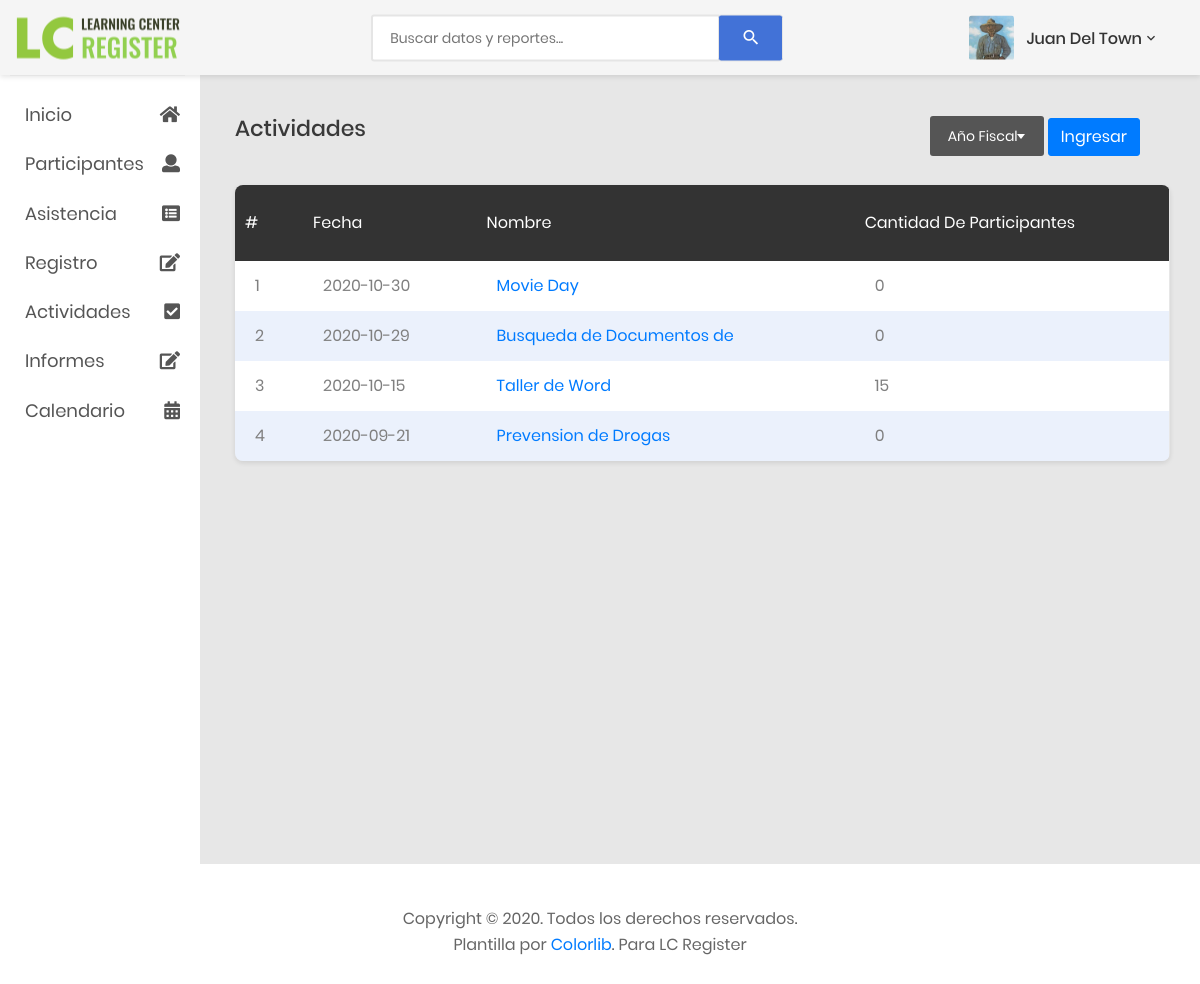
Screenshot of /listaActividades.php?fiscalYear=1 with the database file from the repository.
### tables this page shows
CREATE TABLE `actividades` (
  `actividadID` int(11) NOT NULL,
  `nombre` varchar(25) NOT NULL,
  `recurso` varchar(35) NOT NULL,
  `lugar` varchar(35) NOT NULL,
  `fecha` date NOT NULL,
  `hora` varchar(20) NOT NULL,
  `proposito` text NOT NULL,
  `participantes` int(11) NOT NULL,
  `tipo` int(11) NOT NULL,
  `promocion` text NOT NULL,
  `fotos` int(11) NOT NULL,
  `fiscalYear` int(11) NOT NULL
);

### listaActividades.php (the view, shortened to what this page needs)
<?php
    include './includes/connection.php';
    $validacion = false;
    if(!empty($_REQUEST['fiscalYear']))
    {
        $fiscalYear = $_REQUEST['fiscalYear'];
        $query = mysqli_query($connection, "SELECT fecha, nombre, participantes, actividadID FROM actividades WHERE fiscalYear = $fiscalYear ORDER BY fecha DESC");
        $result = mysqli_num_rows($query);
        if($result>0)
            $validacion = true;
    }
?>
<!DOCTYPE html>
<html lang="en">
<head>
    <link href="css/font-face.css" rel="stylesheet" media="all">
    <link href="vendor/font-awesome-5/css/fontawesome-all.min.css" rel="stylesheet" media="all">
    <link href="vendor/font-awesome-4.7/css/font-awesome.min.css" rel="stylesheet" media="all">
    <link href="vendor/mdi-font/css/material-design-iconic-font.min.css" rel="stylesheet" media="all">
    <link href="vendor/bootstrap-4.1/bootstrap.min.css" rel="stylesheet" media="all">
    <link href="vendor/animsition/animsition.min.css" rel="stylesheet" media="all">
    <link href="vendor/bootstrap-progressbar/bootstrap-progressbar-3.3.4.min.css" rel="stylesheet" media="all">
    <link href="vendor/wow/animate.css" rel="stylesheet" media="all">
    <link href="vendor/css-hamburgers/hamburgers.min.css" rel="stylesheet" media="all">
    <link href="vendor/slick/slick.css" rel="stylesheet" media="all">
    <link href="vendor/select2/select2.min.css" rel="stylesheet" media="all">
    <link href="vendor/perfect-scrollbar/perfect-scrollbar.css" rel="stylesheet" media="all">
    <link href="css/theme.css" rel="stylesheet" media="all">
</head>
<body class="animsition">
    <div class="page-wrapper">
        <?php
            include './includes/menuSideBar.php';
        ?>
        <div class="page-container">
            <?php
                include './includes/header.php';
            ?>
            <div class="main-content">
                <div class="section__content section__content--p30">
                <div class="table-data__tool">
                    <div class="table-data__tool-left">
                        <h3 class="title-5">Actividades</h3>
                    </div>
                    <div class="table-data__tool-right">
                    <form action="" method="post">
                        <div class="rs-select2--dark rs-select2--sm rs-select2--dark2">
                        </div>
                        <button type="submit" class="btn btn-primary">Ingresar</button>
                    </div>
                </div>
                </div>
                    <div class="container-fluid">
                        <div class="row">
                        <div class="col-lg-10"></div>
                                <div class="table-responsive table--no-card m-b-30">
                                    <table class="table table-borderless table-striped table-earning">
                                        <thead>
                                            <tr>
                                            <th class="text-left">#</th>
                                                <th class="text-left">Fecha</th>
                                                <th class="text-left">Nombre</th>
                                                <th class="text-left">Cantidad de Participantes</th>
                                            </tr>
                                        </thead>
                                        <tbody>
                                            <?php
                                                if($validacion == true)
                                                {
                                                    $i = 1;
                                                    while($actividad = mysqli_fetch_array($query))
                                                    {
                                            ?>
                                                        <tr>
                                                            <td><?php echo $i?></td>
                                                            <td><?php echo $actividad['fecha']?></td>
                                                            <td><a href="actividad.php?id=<?php echo $actividad['actividadID'];?>"><?php echo $actividad['nombre']?></a>
                                                            <td><?php echo $actividad['participantes']?></td>
                                                        </tr>
                                                <?php
                                                        $i++;
                                                    }
                                                }
                                                ?>
                                        </tbody>
                                    </table>
                                </div>
                            </div>
                        </div>
                    </div>
                </div>
            </div>
            <?php
                include './includes/footer.php';
            ?>
</body>
</html>

### rows the page displays
actividades: fecha "2020-10-30", nombre "Movie Day", participantes "0"
actividades: fecha "2020-10-29", nombre "Busqueda de Documentos de", participantes "0"
actividades: fecha "2020-10-15", nombre "Taller de Word", participantes "15"
actividades: fecha "2020-09-21", nombre "Prevension de Drogas", participantes "0"
